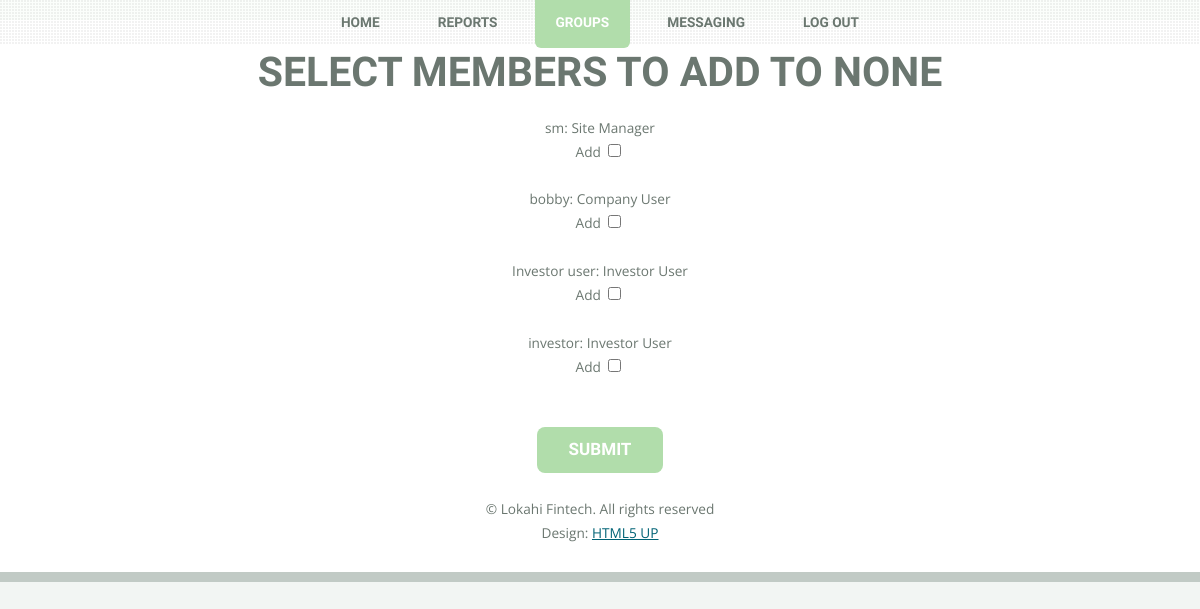
Before: /selectMembersToAddSiteManager/ (signed in) with the older database file.
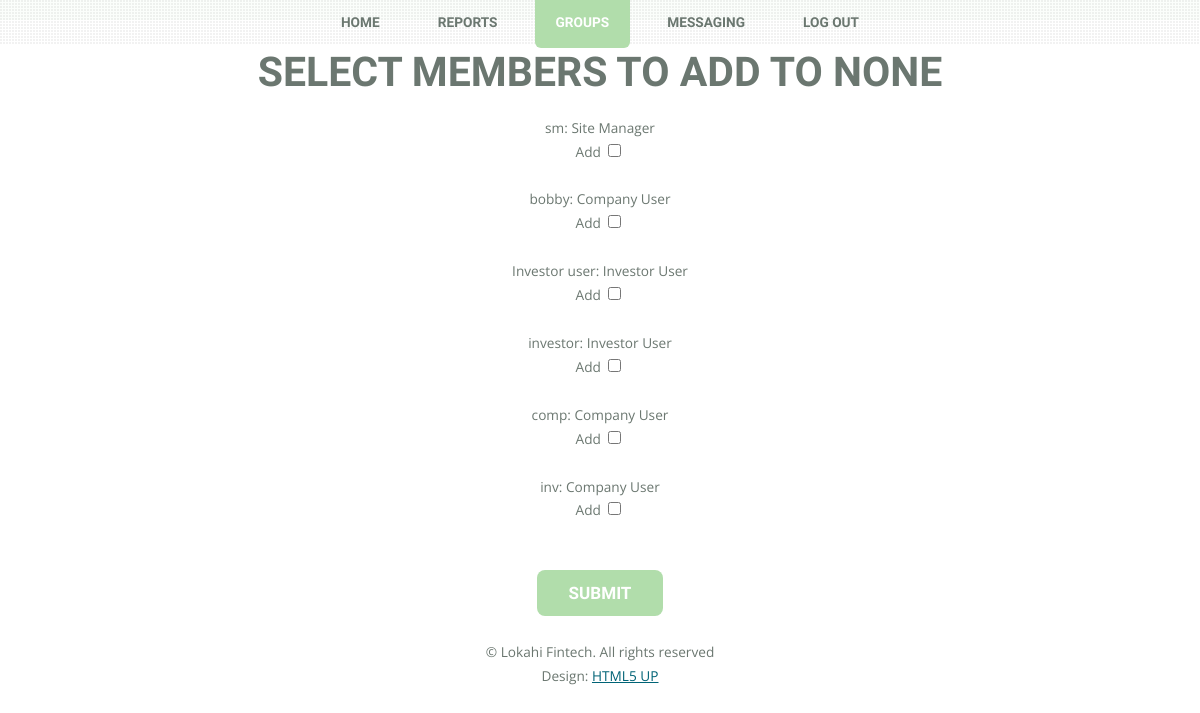
After: the same page with the newer database file.
### account/models.py (models this page shows)
class CustomUser(models.Model):
    user = models.OneToOneField(User)
    type_choice = (
        ("C", "Company User"),
        ('I', "Investor User"),
    )
    is_SiteManager = models.BooleanField(default=False)
    user_type = models.CharField(max_length=1, choices=type_choice, default='C')
    publicKey=models.TextField(blank=True)
    privateKey=models.TextField(blank=True)
    def __str__(self):
        sm = "False"
        if self.user.customuser.is_SiteManager:
            sm = "True"
            return self.user.get_username()+ ": " + "Site Manager"
        return self.user.get_username() + ": " + (self.user.customuser.get_user_type_display())

### groups/views.py (the view)
# urls.py: url(r'selectMembersToAddSiteManager/$', group_views.select_members_to_add_site_manager),
@login_required
def select_members_to_add_site_manager(request):
    if (not my_user(request).is_SiteManager):
        return HttpResponse("<h1>Forbidden</h1>")
    notMembers = CustomUser.objects.all()
    groupName=None
    if request.method == 'POST':
        groupName=request.POST.get('groupName')
        group = Group.objects.all().filter(name=groupName)[0]
        for member in group.members.all():
            notMembers=notMembers.exclude(user=member.user)
    if len(notMembers) != 0:
        return render(request, 'html5up/selectMembersToAdd_SM.html',  {'groupName': groupName , 'notMembers': notMembers })
    else:
        return render(request, 'html5up/group_full_SM.html')

### groups/views.py (called while the page is built)
def my_user(request):
    user = None
    if request.user.is_authenticated():
        user = request.user
    return CustomUser.objects.all().filter(user=user)[0]

### groups/templates/html5up/selectMembersToAdd_SM.html (shortened to what this page needs)
<!DOCTYPE html>
{% load static %}
<link rel="stylesheet" type="text/css" href="{% static 'account/css/main.css' %}"/>
<link rel="stylesheet" type="text/css" href="{% static 'account/css/ie8.css' %}"/>
<link rel="stylesheet" type="text/css" href="{%static 'account/css/font-awesome.min.css'%}" />
<link rel="stylesheet" type="text/css" href="{% static 'account/css/ie8.css' %}"/>
<html>
    <head>
        <link rel="stylesheet" href="assets/css/main.css" />
        <link rel="stylesheet" href="font-awesome/css/font-awesome.min.css">
    </head>
    <body class="homepage">
        <div id="page-wrapper">
                <nav id="nav">
                    <ul>
                        <li><a href={% url 'loggedin' %}>Home</a></li>
                        <li><a href="{% url 'reports:index'%}">Reports</a></li>
                        <li class = "current"><a href = {% url 'groups' %}>Groups</a></li>
                        <li><a href = {% url 'messaging' %}>Messaging</a></li>
                        <li><a href= {% url 'logout' %}>LOG OUT</a></li>
                    </ul>
                </nav>
                <div id="main-wrapper">
                    <div id="main" class="container">
                                <section class="box highlight">
    <h2>Select Members to Add to {{ groupName}}</h2>
      <form action = "/addMembersSiteManager/" method = "post">
            <tr>
                {% for person in notMembers %}
                    {{ person }}<br>
                    Add <input type="checkbox" name="checks" value="{{ person.user.get_username }}" ><br>
                    <br>
                {% endfor %}
                <br>
            </tr>
        <input type="submit" value="Submit">
        <br>
    </form>
    <br>
      <ul class="copyright">
          <div style="text-align:center;"><li>&copy; Lokahi Fintech. All rights reserved</li><li>Design: <a href="http://html5up.net">HTML5 UP</a></li></div>
            </ul>
                </div>
</body>
</html>
</body>
</html>

Changed rows visible on the page:
added CustomUser: user+is_SiteManager+user_type "comp: Company User"
added CustomUser: user+is_SiteManager+user_type "inv: Company User"
